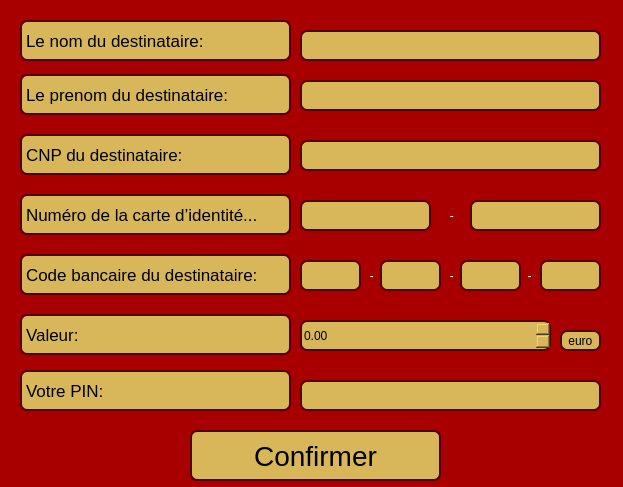
<?xml version="1.0" encoding="UTF-8"?>
<ui version="4.0">
 <class>transferMenu</class>
 <widget class="QDialog" name="transferMenu">
  <property name="geometry">
   <rect>
    <x>0</x>
    <y>0</y>
    <width>623</width>
    <height>487</height>
   </rect>
  </property>
  <property name="windowTitle">
   <string>Transferts</string>
  </property>
  <property name="styleSheet">
   <string notr="true">QDialog{
background: rgb(168, 0, 0);
}</string>
  </property>
  <widget class="QPushButton" name="pushButton">
   <property name="geometry">
    <rect>
     <x>190</x>
     <y>430</y>
     <width>251</width>
     <height>51</height>
    </rect>
   </property>
   <property name="styleSheet">
    <string notr="true">QPushButton{
border: 2px solid rgb(85, 0, 0);
border-radius:7px;
background: #D8B75A;
font-size: 28px;
}</string>
   </property>
   <property name="text">
    <string>Confirmer</string>
   </property>
  </widget>
  <widget class="QLabel" name="valoareLabel">
   <property name="geometry">
    <rect>
     <x>20</x>
     <y>314</y>
     <width>271</width>
     <height>41</height>
    </rect>
   </property>
   <property name="styleSheet">
    <string notr="true">QLabel{
border: 2px solid rgb(85, 0, 0);
border-radius:7px;
background: #D8B75A;
font-size: 17px;
}</string>
   </property>
   <property name="text">
    <string>Valeur:</string>
   </property>
  </widget>
  <widget class="QLabel" name="euro">
   <property name="geometry">
    <rect>
     <x>560</x>
     <y>330</y>
     <width>41</width>
     <height>21</height>
    </rect>
   </property>
   <property name="styleSheet">
    <string notr="true">QLabel{
border: 2px solid rgb(85, 0, 0);
border-radius:7px;
background: #D8B75A;
}</string>
   </property>
   <property name="text">
    <string> euro</string>
   </property>
  </widget>
  <widget class="QDoubleSpinBox" name="valoareSpinBox">
   <property name="geometry">
    <rect>
     <x>300</x>
     <y>320</y>
     <width>251</width>
     <height>31</height>
    </rect>
   </property>
   <property name="styleSheet">
    <string notr="true">QDoubleSpinBox{
border: 2px solid rgb(85, 0, 0);
border-radius:7px;
background: #D8B75A;
}</string>
   </property>
  </widget>
  <widget class="QLabel" name="codBancarLabel">
   <property name="geometry">
    <rect>
     <x>20</x>
     <y>254</y>
     <width>271</width>
     <height>41</height>
    </rect>
   </property>
   <property name="styleSheet">
    <string notr="true">QLabel{
border: 2px solid rgb(85, 0, 0);
border-radius:7px;
background: #D8B75A;
font-size: 17px;
}</string>
   </property>
   <property name="text">
    <string>Code bancaire du destinataire:</string>
   </property>
  </widget>
  <widget class="QLabel" name="line_2">
   <property name="geometry">
    <rect>
     <x>360</x>
     <y>260</y>
     <width>21</width>
     <height>31</height>
    </rect>
   </property>
   <property name="styleSheet">
    <string notr="true">QLabel{
color: white;
}</string>
   </property>
   <property name="text">
    <string>   -</string>
   </property>
  </widget>
  <widget class="QLineEdit" name="codPrimaLineEdit">
   <property name="geometry">
    <rect>
     <x>300</x>
     <y>260</y>
     <width>61</width>
     <height>31</height>
    </rect>
   </property>
   <property name="styleSheet">
    <string notr="true">QLineEdit{
border: 2px solid rgb(85, 0, 0);
border-radius:7px;
background: #D8B75A;
}</string>
   </property>
  </widget>
  <widget class="QLineEdit" name="codaDouaLineEdit">
   <property name="geometry">
    <rect>
     <x>380</x>
     <y>260</y>
     <width>61</width>
     <height>31</height>
    </rect>
   </property>
   <property name="styleSheet">
    <string notr="true">QLineEdit{
border: 2px solid rgb(85, 0, 0);
border-radius:7px;
background: #D8B75A;
}</string>
   </property>
  </widget>
  <widget class="QLabel" name="line_3">
   <property name="geometry">
    <rect>
     <x>440</x>
     <y>260</y>
     <width>21</width>
     <height>31</height>
    </rect>
   </property>
   <property name="styleSheet">
    <string notr="true">QLabel{
color: white;
}</string>
   </property>
   <property name="text">
    <string>   -</string>
   </property>
  </widget>
  <widget class="QLineEdit" name="codaPatraLineEdit">
   <property name="geometry">
    <rect>
     <x>540</x>
     <y>260</y>
     <width>61</width>
     <height>31</height>
    </rect>
   </property>
   <property name="styleSheet">
    <string notr="true">QLineEdit{
border: 2px solid rgb(85, 0, 0);
border-radius:7px;
background: #D8B75A;
}</string>
   </property>
  </widget>
  <widget class="QLineEdit" name="codaTreiaLineEdit">
   <property name="geometry">
    <rect>
     <x>460</x>
     <y>260</y>
     <width>61</width>
     <height>31</height>
    </rect>
   </property>
   <property name="styleSheet">
    <string notr="true">QLineEdit{
border: 2px solid rgb(85, 0, 0);
border-radius:7px;
background: #D8B75A;
}</string>
   </property>
  </widget>
  <widget class="QLabel" name="line_4">
   <property name="geometry">
    <rect>
     <x>521</x>
     <y>260</y>
     <width>21</width>
     <height>31</height>
    </rect>
   </property>
   <property name="styleSheet">
    <string notr="true">QLabel{
color: white;
}</string>
   </property>
   <property name="text">
    <string>  -</string>
   </property>
  </widget>
  <widget class="QLabel" name="seriaBuletinLabel">
   <property name="geometry">
    <rect>
     <x>20</x>
     <y>194</y>
     <width>271</width>
     <height>41</height>
    </rect>
   </property>
   <property name="toolTip">
    <string>&lt;html&gt;&lt;head/&gt;&lt;body&gt;&lt;p&gt;&lt;span style=&quot; font-family:'Calibri,sans-serif'; font-size:11pt;&quot;&gt;Le numéro de la carte d’identité du destinataire:&lt;/span&gt;&lt;/p&gt;&lt;/body&gt;&lt;/html&gt;</string>
   </property>
   <property name="styleSheet">
    <string notr="true">QLabel{
border: 2px solid rgb(85, 0, 0);
border-radius:7px;
background: #D8B75A;
font-size: 17px;
}</string>
   </property>
   <property name="text">
    <string>Numéro de la carte d’identité...</string>
   </property>
  </widget>
  <widget class="QLineEdit" name="serieBuletinJudLineEdit">
   <property name="geometry">
    <rect>
     <x>300</x>
     <y>200</y>
     <width>131</width>
     <height>31</height>
    </rect>
   </property>
   <property name="styleSheet">
    <string notr="true">QLineEdit{
border: 2px solid rgb(85, 0, 0);
border-radius:7px;
background: #D8B75A;
}</string>
   </property>
  </widget>
  <widget class="QLabel" name="line">
   <property name="geometry">
    <rect>
     <x>430</x>
     <y>200</y>
     <width>41</width>
     <height>31</height>
    </rect>
   </property>
   <property name="styleSheet">
    <string notr="true">QLabel{
color: white;
}</string>
   </property>
   <property name="text">
    <string>      -</string>
   </property>
  </widget>
  <widget class="QLineEdit" name="serieBuletinCodLineEdit">
   <property name="geometry">
    <rect>
     <x>470</x>
     <y>200</y>
     <width>131</width>
     <height>31</height>
    </rect>
   </property>
   <property name="styleSheet">
    <string notr="true">QLineEdit{
border: 2px solid rgb(85, 0, 0);
border-radius:7px;
background: #D8B75A;
}</string>
   </property>
  </widget>
  <widget class="QLabel" name="CNPLabel">
   <property name="geometry">
    <rect>
     <x>20</x>
     <y>134</y>
     <width>271</width>
     <height>41</height>
    </rect>
   </property>
   <property name="styleSheet">
    <string notr="true">QLabel{
border: 2px solid rgb(85, 0, 0);
border-radius:7px;
background: #D8B75A;
font-size: 17px;
}</string>
   </property>
   <property name="text">
    <string>CNP du destinataire:</string>
   </property>
  </widget>
  <widget class="QLineEdit" name="CNPLineEdit">
   <property name="geometry">
    <rect>
     <x>300</x>
     <y>140</y>
     <width>301</width>
     <height>31</height>
    </rect>
   </property>
   <property name="styleSheet">
    <string notr="true">QLineEdit{
border: 2px solid rgb(85, 0, 0);
border-radius:7px;
background: #D8B75A;
}</string>
   </property>
  </widget>
  <widget class="QLabel" name="prenumeLabel">
   <property name="geometry">
    <rect>
     <x>20</x>
     <y>74</y>
     <width>271</width>
     <height>41</height>
    </rect>
   </property>
   <property name="styleSheet">
    <string notr="true">QLabel{
border: 2px solid rgb(85, 0, 0);
border-radius:7px;
background: #D8B75A;
font-size: 17px;
}</string>
   </property>
   <property name="text">
    <string>Le prenom du destinataire:</string>
   </property>
  </widget>
  <widget class="QLineEdit" name="prenumeLineEdit">
   <property name="geometry">
    <rect>
     <x>300</x>
     <y>80</y>
     <width>301</width>
     <height>31</height>
    </rect>
   </property>
   <property name="styleSheet">
    <string notr="true">QLineEdit{
border: 2px solid rgb(85, 0, 0);
border-radius:7px;
background: #D8B75A;
}</string>
   </property>
  </widget>
  <widget class="QLineEdit" name="numeLineEdit">
   <property name="geometry">
    <rect>
     <x>300</x>
     <y>30</y>
     <width>301</width>
     <height>31</height>
    </rect>
   </property>
   <property name="styleSheet">
    <string notr="true">QLineEdit{
border: 2px solid rgb(85, 0, 0);
border-radius:7px;
background: #D8B75A;
}</string>
   </property>
   <property name="text">
    <string/>
   </property>
  </widget>
  <widget class="QLabel" name="numeLabel">
   <property name="geometry">
    <rect>
     <x>20</x>
     <y>20</y>
     <width>271</width>
     <height>41</height>
    </rect>
   </property>
   <property name="styleSheet">
    <string notr="true">QLabel{
border: 2px solid rgb(85, 0, 0);
border-radius:7px;
background: #D8B75A;
font-size: 17px;
}</string>
   </property>
   <property name="text">
    <string>Le nom du destinataire:</string>
   </property>
  </widget>
  <widget class="QLabel" name="PINLabel">
   <property name="geometry">
    <rect>
     <x>20</x>
     <y>370</y>
     <width>271</width>
     <height>41</height>
    </rect>
   </property>
   <property name="styleSheet">
    <string notr="true">QLabel{
border: 2px solid rgb(85, 0, 0);
border-radius:7px;
background: #D8B75A;
font-size: 17px;
}</string>
   </property>
   <property name="text">
    <string>Votre PIN:</string>
   </property>
  </widget>
  <widget class="QLineEdit" name="PINLineEdit">
   <property name="geometry">
    <rect>
     <x>300</x>
     <y>380</y>
     <width>301</width>
     <height>31</height>
    </rect>
   </property>
   <property name="styleSheet">
    <string notr="true">QLineEdit{
border: 2px solid rgb(85, 0, 0);
border-radius:7px;
background: #D8B75A;
}</string>
   </property>
   <property name="echoMode">
    <enum>QLineEdit::Password</enum>
   </property>
  </widget>
 </widget>
 <tabstops>
  <tabstop>numeLineEdit</tabstop>
  <tabstop>prenumeLineEdit</tabstop>
  <tabstop>CNPLineEdit</tabstop>
  <tabstop>serieBuletinJudLineEdit</tabstop>
  <tabstop>serieBuletinCodLineEdit</tabstop>
  <tabstop>codPrimaLineEdit</tabstop>
  <tabstop>codaDouaLineEdit</tabstop>
  <tabstop>codaTreiaLineEdit</tabstop>
  <tabstop>codaPatraLineEdit</tabstop>
  <tabstop>valoareSpinBox</tabstop>
  <tabstop>PINLineEdit</tabstop>
  <tabstop>pushButton</tabstop>
 </tabstops>
 <resources/>
 <connections/>
</ui>
